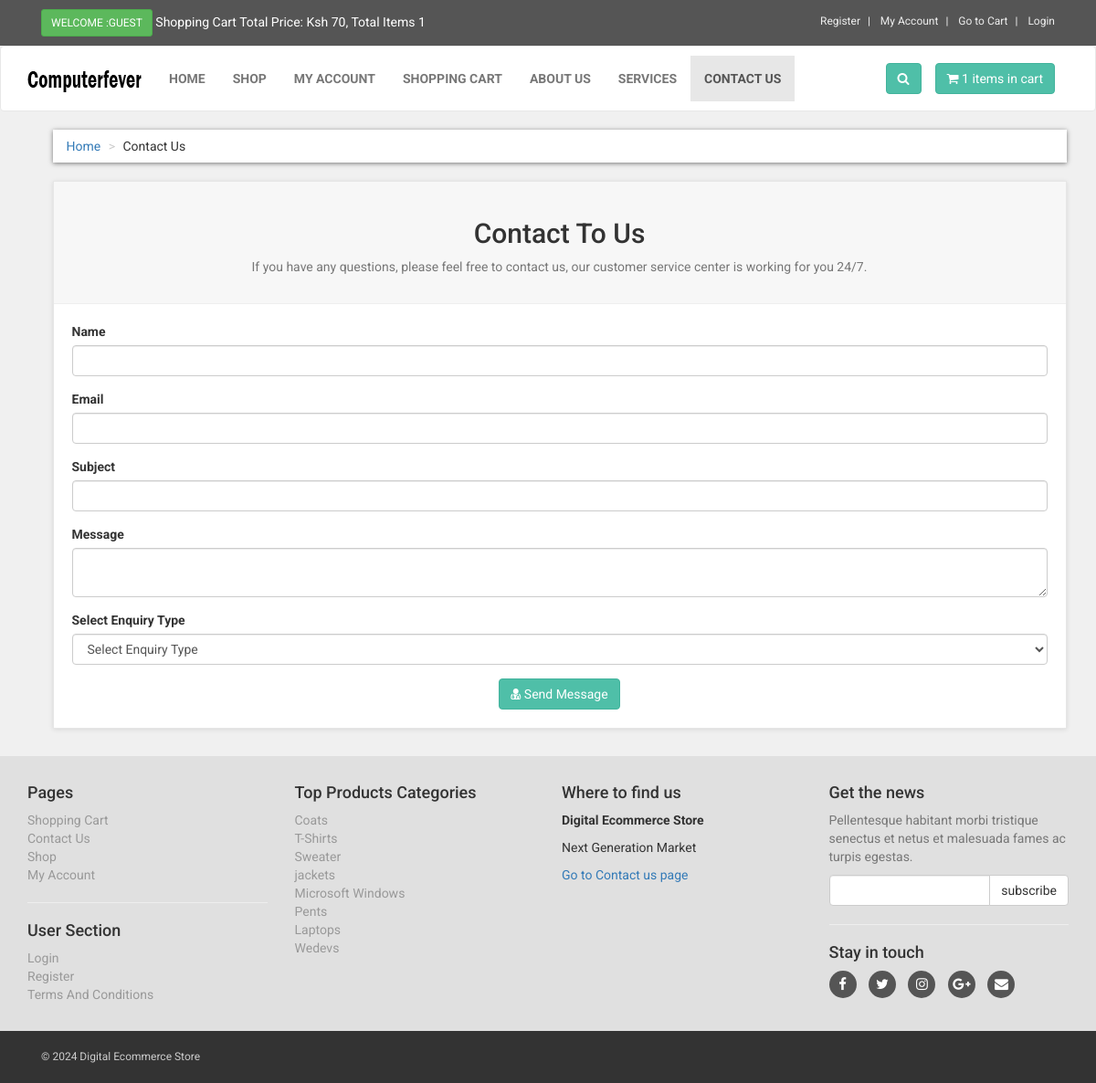
/project/contact.php, run on the app's committed database.
### tables this page shows
CREATE TABLE `contact_us` (
  `contact_id` int(10) NOT NULL,
  `contact_email` text NOT NULL,
  `contact_heading` text NOT NULL,
  `contact_desc` text NOT NULL
);

CREATE TABLE `product_categories` (
  `p_cat_id` int(10) NOT NULL,
  `p_cat_title` text NOT NULL,
  `p_cat_top` text NOT NULL,
  `p_cat_image` text NOT NULL
);

### project/contact.php (the view, shortened to what this page needs)
<?php
include("includes/db.php");
include("functions/functions.php");
?>
<!DOCTYPE html>
<html>
<head>
<link href="styles/bootstrap.min.css" rel="stylesheet">
<link href="styles/style.css" rel="stylesheet">
<link href="font-awesome/css/font-awesome.min.css" rel="stylesheet">
</head>
<body>
<div id="top">
<div class="container">
<div class="col-md-6 offer">
<a href="#" class="btn btn-success btn-sm" >
<?php
if(!isset($_SESSION['customer_email'])){
echo "Welcome :Guest";
}else{
echo "Welcome : " . $_SESSION['customer_email'] . "";
}
?>
</a>
<a href="#">
Shopping Cart Total Price: <?php total_price(); ?>, Total Items <?php items(); ?>
</a>
</div>
<div class="col-md-6">
<ul class="menu">
<?php if(!isset($_SESSION['customer_email'])){ ?>
<li>
<a href="customer_register.php"> Register </a>
</li>
<?php
}else{
$customer_email = $_SESSION['customer_email'];
$select_customer = "select * from customers where customer_email='$customer_email'";
$run_customer = mysqli_query($con,$select_customer);
$row_customer = mysqli_fetch_array($run_customer);
$customer_role = $row_customer['customer_role'];
if($customer_role == "customer"){
?>
<li>
<a href="shop.php"> Shop </a>
</li>
<?php }elseif($customer_role == "vendor"){ ?>
<li>
<a href="vendor_dashboard/index.php"> Vendor Dashboard </a>
</li>
<?php } } ?>
<li>
<?php
if(!isset($_SESSION['customer_email'])){
echo "<a href='checkout.php' >My Account</a>";
}
else{
echo "<a href='customer/my_account.php?my_orders'>My Account</a>";
}
?>
</li>
<li>
<a href="cart.php">
Go to Cart
</a>
</li>
<li>
<?php
if(!isset($_SESSION['customer_email'])){
echo "<a href='checkout.php'> Login </a>";
}else {
echo "<a href='logout.php'> Logout </a>";
}
?>
</li>
</ul>
</div>
</div>
</div>
<div class="navbar navbar-default" id="navbar">
<div class="container" >
<div class="navbar-header">
<a class="navbar-brand home" href="index.php" >
<img src="images/logo.png" alt="computerfever logo" class="hidden-xs" >
</a>
</div>
<div class="navbar-collapse collapse" id="navigation" >
<div class="padding-nav" >
<ul class="nav navbar-nav navbar-left">
<li>
<a href="index.php"> Home </a>
</li>
<li>
<a href="shop.php"> Shop </a>
</li>
<li>
<?php
if(!isset($_SESSION['customer_email'])){
echo "<a href='checkout.php' >My Account</a>";
}
else{
echo "<a href='customer/my_account.php?my_orders'>My Account</a>";
}
?>
</li>
<li>
<a href="cart.php"> Shopping Cart </a>
</li>
<li>
<a href="about.php"> About Us </a>
</li>
<li>
<a href="services.php"> Services </a>
</li>
<li class="active" >
<a href="contact.php"> Contact Us </a>
</li>
</ul>
</div>
<a class="btn btn-primary navbar-btn right" href="cart.php">
<i class="fa fa-shopping-cart"></i>
<span> <?php items(); ?> items in cart </span>
</a>
<div class="navbar-collapse collapse right">
<button class="btn navbar-btn btn-primary" type="button" data-toggle="collapse" data-target="#search">
<i class="fa fa-search"></i>
</button>
</div>
</div>
</div>
</div>
<div id="content" >
<div class="container" >
<div class="col-md-12" >
<ul class="breadcrumb" >
<li>
<a href="index.php">Home</a>
</li>
<li>Contact Us</li>
</ul>
</div>
<div class="col-md-12" >
<div class="box" >
<div class="box-header" >
<center>
<?php
$get_contact_us = "select * from contact_us";
$run_conatct_us = mysqli_query($con,$get_contact_us);
$row_conatct_us = mysqli_fetch_array($run_conatct_us);
$contact_heading = $row_conatct_us['contact_heading'];
$contact_desc = $row_conatct_us['contact_desc'];
?>
<h2> <?php echo $contact_heading; ?> </h2>
<p class="text-muted" >
<?php echo $contact_desc; ?>
</p>
</center>
</div>
<form action="contact.php" method="post" >
<div class="form-group" >
<label>Name</label>
<input type="text" class="form-control" name="name" required>
</div>
<div class="form-group">
<label>Email</label>
<input type="text" class="form-control" name="email" required>
</div>
<div class="form-group">
<label> Subject </label>
<input type="text" class="form-control" name="subject" required>
</div>
<div class="form-group">
<label> Message </label>
<textarea class="form-control" name="message"> </textarea>
</div>
<div class="form-group">
<label> Select Enquiry Type </label>
<select name="enquiry_type" class="form-control">
<option> Select Enquiry Type </option>
</select>
</div>
<div class="text-center">
<button type="submit" name="submit" class="btn btn-primary">
<i class="fa fa-user-md"></i> Send Message
</button>
</div>
</form>
</div>
</div>
</div>
</div>
<?php
include("includes/footer.php");
?>
</body>
</html>

### project/includes/footer.php (shortened to what this page needs)
<?php
if(isset($include_page) and $include_page == "vendor_store"){
$store_back_url = "../";
}else{
$store_back_url = "";
}
?>
<div id="footer">
<div class="container">
<div class="row" >
<div class="col-md-3 col-sm-6" >
<h4>Pages</h4>
<ul>
<li><a href="<?php echo $store_back_url; ?>cart.php">Shopping Cart</a></li>
<li><a href="<?php echo $store_back_url; ?>contact.php">Contact Us</a></li>
<li><a href="<?php echo $store_back_url; ?>shop.php">Shop</a></li>
<li>
<?php
if(!isset($_SESSION['customer_email'])){
echo "<a href='$store_back_url" . "checkout.php' >My Account</a>";
}
else{
echo "<a href='$store_back_url" . "customer/my_account.php?my_orders'>My Account</a>";
}
?>
</li>
</ul>
<hr>
<h4>User Section</h4>
<ul>
<li>
<?php
if(!isset($_SESSION['customer_email'])){
echo "<a href='$store_back_url" . "checkout.php' >Login</a>";
}
else{
echo "<a href='$store_back_url" . "customer/my_account.php?my_orders'>My Account</a>";
}
?>
</li>
<li><a href="<?php echo $store_back_url; ?>customer_register.php">Register</a></li>
<li><a href="<?php echo $store_back_url; ?>terms.php">Terms And Conditions </a></li>
</ul>
</div>
<div class="col-md-3 col-sm-6">
<h4> Top Products Categories </h4>
<ul>
<?php
$get_p_cats = "select * from product_categories";
$run_p_cats = mysqli_query($con,$get_p_cats);
while($row_p_cats = mysqli_fetch_array($run_p_cats)){
$p_cat_id = $row_p_cats['p_cat_id'];
$p_cat_title = $row_p_cats['p_cat_title'];
echo "<li> <a href='$store_back_url" . "shop.php?p_cat=$p_cat_id'> $p_cat_title </a> </li>";
}
?>
</ul>
</div>
<div class="col-md-3 col-sm-6">
<h4>Where to find us</h4>
<p>
<strong>Digital Ecommerce Store</strong>
<br>
<p>Next Generation Market</p>
</p>
<a href="<?php echo $store_back_url; ?>contact.php">Go to Contact us page</a>
</div>
<div class="col-md-3 col-sm-6">
<h4>Get the news</h4>
<p class="text-muted">
Pellentesque habitant morbi tristique senectus et netus et malesuada fames ac turpis egestas.
</p>
<form action="https://feedburner.google.com/fb/a/mailverify" method="post" target="popupwindow" onsubmit="window.open('https://feedburner.google.com/fb/a/mailverify?uri=computerfever', 'popupwindow', 'scrollbars=yes,width=550,height=520');return true">
<div class="input-group">
<input type="text" class="form-control" name="email">
<span class="input-group-btn">
<input type="submit" value="subscribe" class="btn btn-default">
</span>
</div>
</form>
<hr>
<h4> Stay in touch </h4>
<p class="social">
<a href="#"><i class="fa fa-facebook"></i></a>
<a href="#"><i class="fa fa-twitter"></i></a>
<a href="#"><i class="fa fa-instagram"></i></a>
<a href="#"><i class="fa fa-google-plus"></i></a>
<a href="#"><i class="fa fa-envelope"></i></a>
</p>
</div>
</div>
</div>
</div>
<div id="copyright">
<div class="container" >
<div class="col-md-6" >
<p class="pull-left"> &copy; 2024 Digital Ecommerce Store </p>
</div>
<div class="col-md-6">
</div>
</div>
</div>

### project/styles/style.css (style rules this page uses)
body { font-family: "Roboto", Helvetica, Arial, sans-serif; font-size: 14px; line-height: 1.42857143; color: #333333; background-color: #f0f0f0; overflow-x: hidden; }
#top { background: #555555; padding: 10px 0; }
#top .offer { color: #fff; }
#top .offer .btn { text-transform: uppercase; }
#top a { color: #fff; }
#top ul.menu { padding-top: 5px; margin: 0; text-align: right; font-size: 12px; list-style: none; }
#top ul.menu > li { display: inline-block; }
#top ul.menu > li a { color: #eeeeee; }
#top ul.menu > li + li:before { content: "|\00a0"; padding: 0 5px; color: #f7f7f7; }
.navbar { background:white; }
.navbar-collapse .right { float:right; }
.navbar-brand { float:left; padding: 10px 15px; font-size:18px; line-height:20px; height:70px; }
.navbar ul.nav > li > a { text-transform:uppercase; font-weight:bold; font-size:14px; }
.padding-nav { padding-top:10px; }
.btn-primary { color:rgb(255, 255, 255); background-color:rgb(79, 191, 168); border-color:rgb(65, 179, 156); }
.box { background: #fff; margin: 0 0 30px; border: solid 1px #e6e6e6; box-sizing: border-box; padding:20px; box-shadow: 0 1px 5px rgba(0, 0, 0, 0.1); }
#content { padding-left:25px; }
.breadcrumb { padding: 8px 15px; margin-bottom:20px; background-color: #ffffff; border-radius: 0; box-shadow: 0 1px 5px rgba(0, 0, 0, 0.5); }
.breadcrumb > li + li:before { content: ">\00a0"; color:#cccccc; }
.box .box-header { background:#f7f7f7; margin:-20px -20px 20px; padding:20px; border-bottom: solid 1px #eeeeee; }
#footer { background: #e0e0e0; padding: 20px 0; }
#footer ul { padding-left: 0; list-style: none; }
#footer ul a { color:#999999; padding: 20px 0; }
#footer .social { text-align: left; }
#footer .social a { margin: 0 10px 0 0; color: #fff; display: inline-block; width: 30px; height: 30px; border-radius: 15px; line-height: 30px; font-size: 15px; text-align: center; transition: all 0.2s ease-out; vertical-align: bottom; background-color:#555555; }
#copyright { background:#333; color:#ccc; padding:20px 0; font-size:12px; }
#copyright p { margin: 0; }

### data on the page
contact_us: contact_heading "Contact To Us", contact_desc "If you have any questions, please feel free to contact us, our customer service center is working for you 24/7."
product_categories: p_cat_title "Coats"
product_categories: p_cat_title "T-Shirts"
product_categories: p_cat_title "Sweater"
product_categories: p_cat_title "jackets"
product_categories: p_cat_title "Microsoft Windows"
product_categories: p_cat_title "Pents"
product_categories: p_cat_title "Laptops"
product_categories: p_cat_title "Wedevs"

### other printed values
$total "70"
$count_items "1 1"
